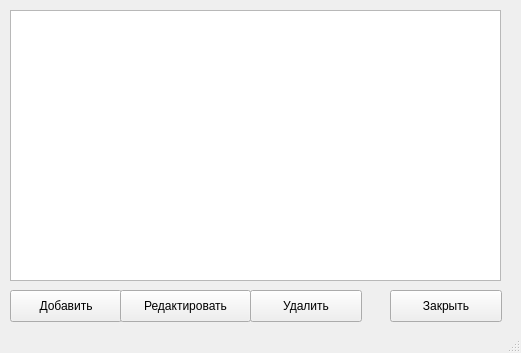
<?xml version="1.0" encoding="UTF-8"?>
<ui version="4.0">
 <class>MainWindow</class>
 <widget class="QMainWindow" name="MainWindow">
  <property name="geometry">
   <rect>
    <x>0</x>
    <y>0</y>
    <width>521</width>
    <height>353</height>
   </rect>
  </property>
  <property name="windowTitle">
   <string>MainWindow</string>
  </property>
  <widget class="QWidget" name="centralwidget">
   <widget class="QListWidget" name="listWidget">
    <property name="geometry">
     <rect>
      <x>10</x>
      <y>10</y>
      <width>491</width>
      <height>271</height>
     </rect>
    </property>
   </widget>
   <widget class="QPushButton" name="pushButton">
    <property name="geometry">
     <rect>
      <x>10</x>
      <y>290</y>
      <width>112</width>
      <height>32</height>
     </rect>
    </property>
    <property name="text">
     <string>Добавить</string>
    </property>
   </widget>
   <widget class="QPushButton" name="pushButton_2">
    <property name="geometry">
     <rect>
      <x>120</x>
      <y>290</y>
      <width>131</width>
      <height>32</height>
     </rect>
    </property>
    <property name="text">
     <string>Редактировать</string>
    </property>
   </widget>
   <widget class="QPushButton" name="pushButton_3">
    <property name="geometry">
     <rect>
      <x>250</x>
      <y>290</y>
      <width>112</width>
      <height>32</height>
     </rect>
    </property>
    <property name="text">
     <string>Удалить</string>
    </property>
   </widget>
   <widget class="QPushButton" name="pushButton_4">
    <property name="geometry">
     <rect>
      <x>390</x>
      <y>290</y>
      <width>112</width>
      <height>32</height>
     </rect>
    </property>
    <property name="text">
     <string>Закрыть</string>
    </property>
   </widget>
  </widget>
  <widget class="QStatusBar" name="statusbar"/>
 </widget>
 <resources/>
 <connections/>
</ui>
